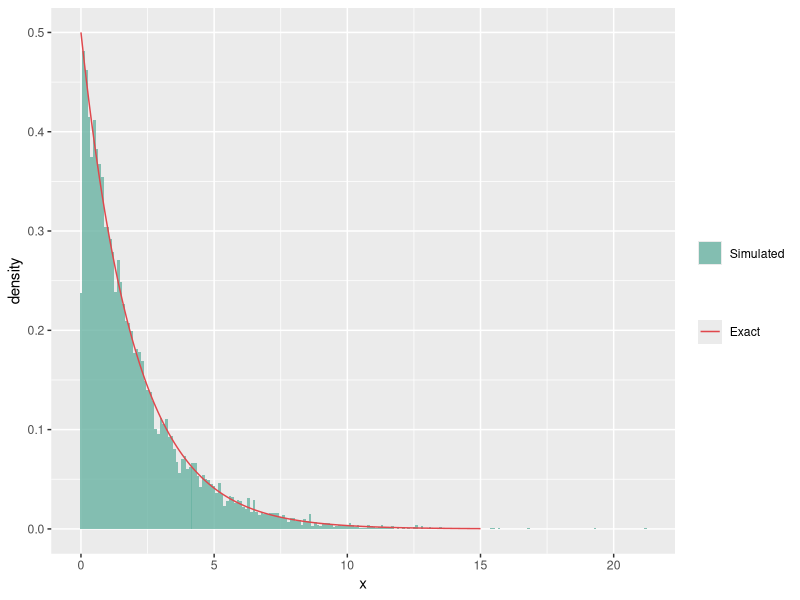
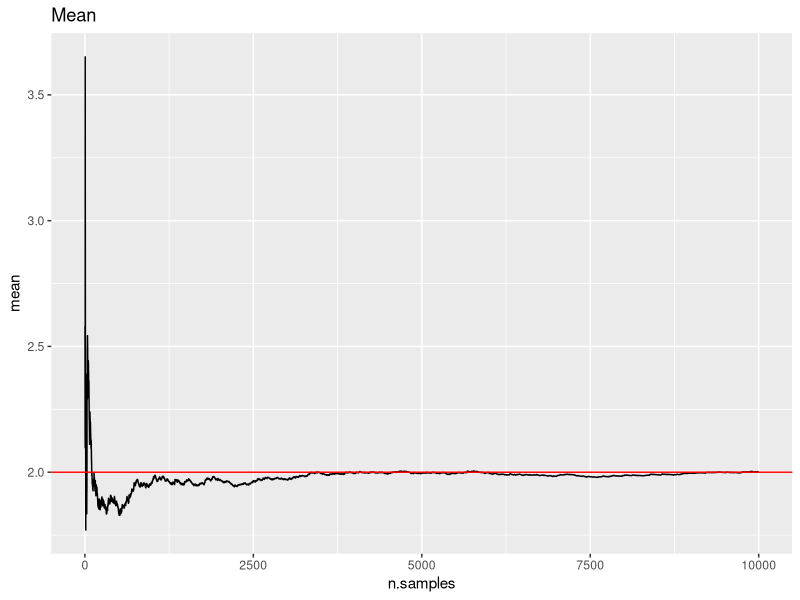
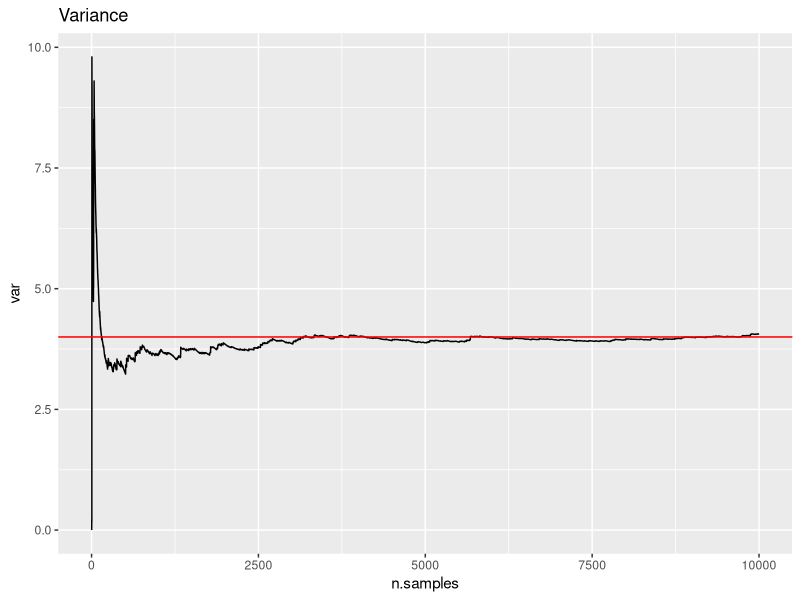
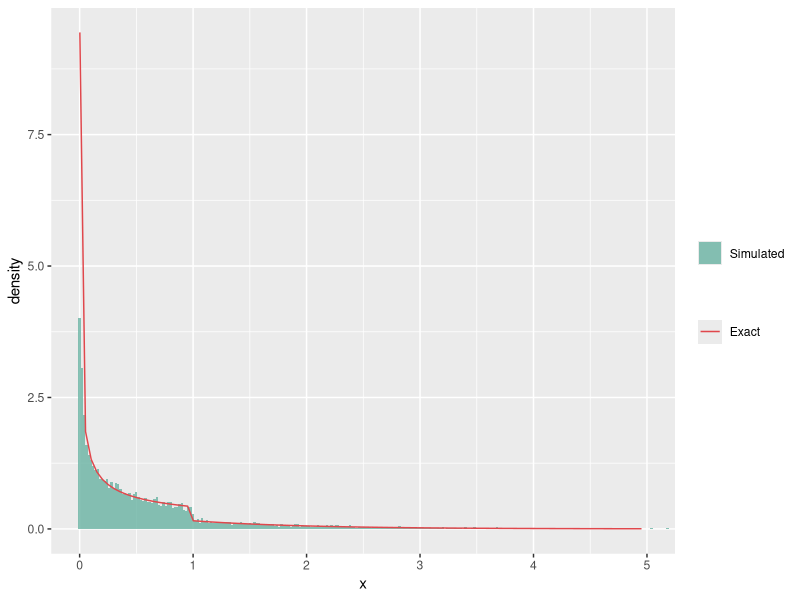
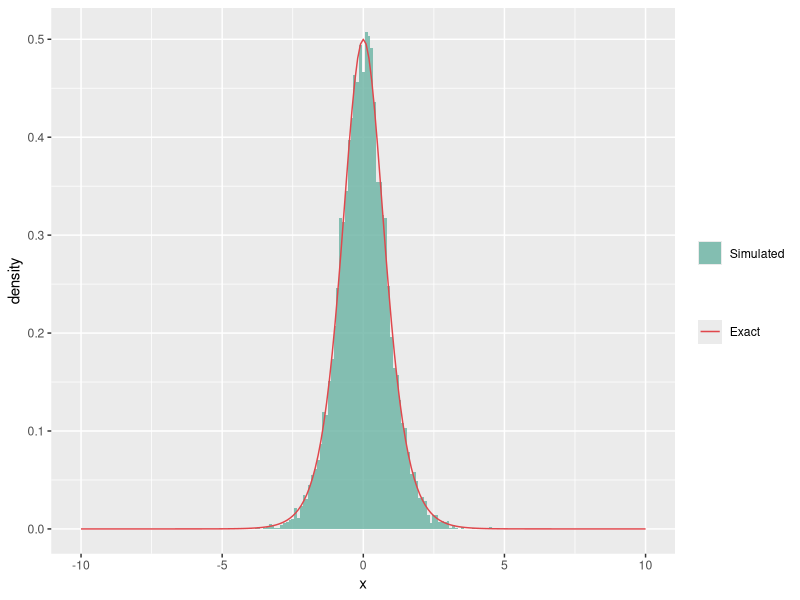
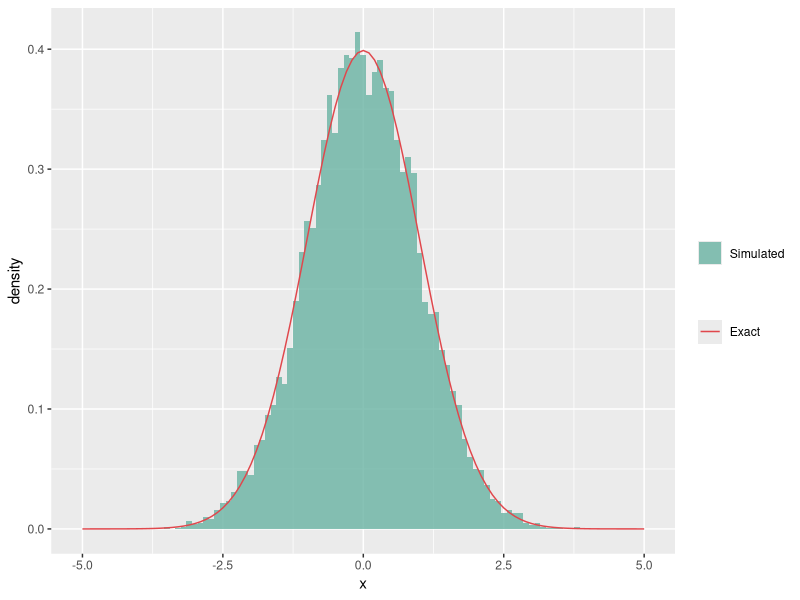
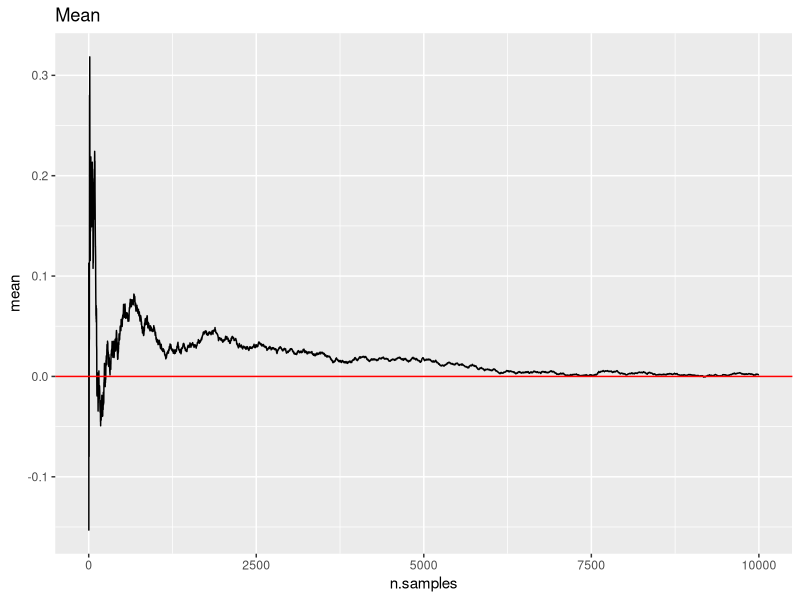
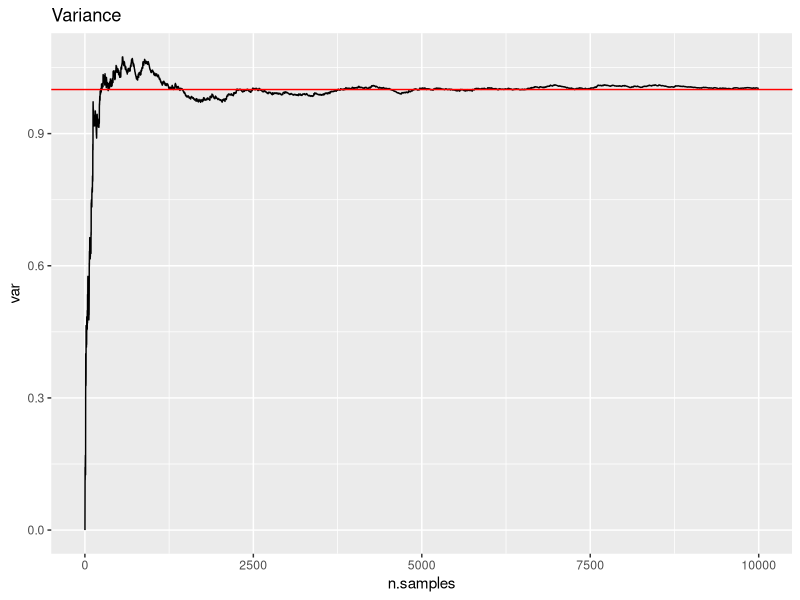

These figures' R source, in order:
## ---- chunk 1
knitr::opts_chunk$set(echo = TRUE, fig.width = 5, fig.height = 4, fig.align = "center")
library(tidyverse)
library(pracma)
library(mvtnorm)
set.seed(4300)
## ---- chunk 2
sim.exp <- function(rate, n){
  # Vector of n uniform values
  u <- runif(n, 0, 1)
  # Note that (1-U) ~ U, so we can use u instead of 1-u in the returned value.
  -1/rate * log(u)
}
## ---- chunk 3
rate <- 0.5
n <- 10000
sim <- data.frame(x = sim.exp(rate, n))
x = seq(from = 0, to = 15, by = 0.1)
exact <- data.frame(x = x, y = rate*exp(-rate*x))

ggplot(sim) + 
  geom_histogram(aes(x = x, y = ..density.., fill = "Simulated"),
                 alpha = 0.8, binwidth = 0.1) + 
  geom_line(data = exact , aes(x = x, y = y, color = 'Exact'))  +
  scale_color_manual(name = "", values = c("Exact" = "#e0474c")) +
  scale_fill_manual(name = "", values = c("Simulated" = "#69b3a2")) 
## ---- chunk 4
# Calculate the cumulative mean
data.frame(n.samples = 1:n,
           mean = cumsum(sim$x)/(1:n)) %>%
  ggplot() + geom_line(aes(n.samples, mean)) +
  geom_hline(yintercept = 1/rate, color = "red") +
  ggtitle("Mean")
  
# Calculate the cumulative variance
data.frame(n.samples = 1:n,
           mean = cumsum(sim$x)/(1:n),
           mean2 = cumsum(sim$x^2)/(1:n)) %>%
  mutate(var = mean2-mean^2) %>%
  ggplot() + geom_line(aes(n.samples, var)) +
  geom_hline(yintercept = 1/rate^2, color = "red") +
  ggtitle("Variance")
## ---- chunk 5
g <- function(alpha, x){
  # Normalizing constant
  c <- (1/alpha + exp(-1))^-1
  c*x^(alpha-1) * (0<x)*(x<1) + c*exp(-x) *(x>=1)
} 

sim.g <- function(alpha, n){
  # Normalizing constant
  c <- (1/alpha + exp(-1))^-1
  # Vector of n uniform values
  u <- runif(n, 0, 1)
  
  (alpha/c * u)^(1/alpha) * (u < c/alpha) - log((1-u)/c) * (c/alpha <= u)
}
## ---- chunk 6
# Implemented for testing purposes

g <- function(alpha, x){
  # Normalizing constant
  c <- (1/alpha + exp(-1))^-1
  c*x^(alpha-1) * (0<x)*(x<1) + c*exp(-x) *(x>=1)
} 

G <- function(alpha, x){
  # Normalizing constant
  c <- (1/alpha + exp(-1))^-1
  c/alpha*x^alpha * (0<x)*(x<1) + (1 - c*exp(-x)) *(x>=1)
} 

G.inv <- function(alpha, u){
  # Normalizing constant
  c <- (1/alpha + exp(-1))^-1
  
  (alpha/c * u)^(1/alpha) * (u < c/alpha) - log((1-u)/c) * (u >= c/alpha)
}
## ---- chunk 7
alpha <- 0.5
n <- 10000
sim <- data.frame(x = sim.g(alpha, n))
x = seq(from = 0.002, to = 5, by = 0.05)
exact <- data.frame(x = x, y = g(alpha, x))

ggplot(sim) + 
  geom_histogram(aes(x = x, y = ..density.., fill = "Simulated"),
                 alpha = 0.8, binwidth = 0.02) + 
  geom_line(data = exact , aes(x = x, y = y, color = 'Exact'))  +
  scale_color_manual(name = "", values = c("Exact" = "#e0474c")) +
  scale_fill_manual(name = "", values = c("Simulated" = "#69b3a2")) + 
  coord_cartesian(xlim=c(0, 5))
## ---- chunk 8
alpha <- 0.5
c <- (1/alpha + exp(-1))^-1

# 10000 realizations from simulation
sim <- sim.g(alpha, 10000)

# Theoretical mean and variance
mean.g <- c/(alpha+1) + 2*c/exp(1)
var.g <- c/(alpha+2) + 5*c/exp(1) - mean.g^2

# Estimated mean
mean.est <- mean(sim)
var.est <- var(sim)

# Comparing means
c(mean.g, mean.est)

# Comparing variance
c(var.g, var.est)
## ---- chunk 9
sim.sigm <- function(alpha, n){
  u <- runif(n,0,1)
  1/alpha * log(u/(1-u))
}
## ---- chunk 10
alpha <- 2
n <- 10000
sim <- data.frame(x = sim.sigm(alpha, n))
x = seq(from = -10, to = 10, by = 0.1)
exact <- data.frame(x = x, y = alpha*exp(alpha*x)/(1 + exp(alpha*x))^2)

ggplot(sim) + 
  geom_histogram(aes(x = x, y = ..density.., fill = "Simulated"),
                 alpha = 0.8, binwidth = 0.1) + 
  geom_line(data = exact , aes(x = x, y = y, color = 'Exact'))  +
  scale_color_manual(name = "", values = c("Exact" = "#e0474c")) +
  scale_fill_manual(name = "", values = c("Simulated" = "#69b3a2"))
## ---- chunk 11
box.mul <- function(n){
  odd <-  FALSE
  if(n %% 2 != 0){
    odd <-  TRUE
    n <- n + 1
  }
  
  x1 <- 2*pi * runif(n/2, 0, 1)
  x2 <- sim.exp(0.5, n/2)
  
  y1 <- sqrt(x2)*cos(x1)
  y2 <- sqrt(x2)*sin(x1)
  
  concat <- c(y1,y2)
  if(odd){
    return(head(concat, -1))
  }
  else{
    return(concat)
  }
}
## ---- chunk 12
n <- 10000
sim.box.mul <- data.frame(x = box.mul(n))
x = seq(from = -5, to = 5, by = 0.1)
exact <- data.frame(x = x, y = 1/sqrt(2*pi)*exp(-1/2*x^2))

ggplot(sim.box.mul) + 
  geom_histogram(aes(x = x, y = ..density.., fill = "Simulated"),
                 alpha = 0.8, binwidth = 0.1) + 
  geom_line(data = exact , aes(x = x, y = y, color = 'Exact'))  +
  scale_color_manual(name = "", values = c("Exact" = "#e0474c")) +
  scale_fill_manual(name = "", values = c("Simulated" = "#69b3a2"))
## ---- chunk 13
# Mean
data.frame(n.samples = 1:n,
           mean = cumsum(sim.box.mul$x)/(1:n)) %>%
  ggplot() + geom_line(aes(n.samples, mean)) +
  geom_hline(yintercept = 0, color = "red") +
  ggtitle("Mean")
  
# Variance
data.frame(n.samples = 1:n,
           mean = cumsum(sim.box.mul$x)/(1:n),
           mean2 = cumsum(sim.box.mul$x^2)/(1:n)) %>%
  mutate(var = mean2-mean^2) %>%
  ggplot() + geom_line(aes(n.samples, var)) +
  geom_hline(yintercept = 1, color = "red") +
  ggtitle("Variance")
## ---- chunk 14
sim.mvnorm <- function(mu, Sigma, n){
  # Returns n realizations from a d-variate normal distribution
  d <- length(mu)
  
  # Get n d-variate standard normal realizations using the Box-Muller algorithm
  x <- array(box.mul(n*d), dim=c(d,n))
  
  # Cholesky decomposition of Sigma
  A <- t(chol(Sigma)) # Transposes to get a lower triangular matrix
  
  mu + A %*% x
}
## ---- chunk 15
# Bivariate example
mu <- c(1,2)
Sigma <- matrix(c(1, -.7, -.7, 2), 2)

# Simulate 10000 realizations
y <- sim.mvnorm(mu, Sigma, 10000)

# Create theoretical level curves
x.points <- seq(-3,4,length.out=100)
y.points <- seq(-2, 6, length.out=100)
z <- matrix(0,nrow=100,ncol=100)
for (i in 1:100) {
   for (j in 1:100) {
    z[i,j] <- dmvnorm(c(x.points[i],y.points[j]),
    mean=mu,sigma=Sigma)
   }
}

# Plot first 500 points
plot(y[1,1:500], y[2,1:500], main="Bivariate normal distribution", xlab="x", ylab="y", pch=16, cex = 0.4)
contour(x.points,y.points,z, add = TRUE)
## ---- chunk 16
# Estimate mean
mu.est <- rowMeans(y)
mu.est

# Estimate covariance matrix
Sigma.est <- cov(t(y))
Sigma.est
## ---- chunk 17
gamma.rej.samp <- function(n, alpha){
  count <- 0
  result <- rep(NA, n)
  p <- gamma(alpha)/(1/alpha + 1/exp(1)) # Acceptance probability
  while(count < n){
    x <- sim.g(alpha, 1)
    g.val <- g(alpha, x)
    f.val <- 1/gamma(alpha) * x^(alpha-1)*exp(-x)
    u <- runif(1,0,1)
    if(u <= p*f.val/g.val){
      result[count + 1] = x
      count = count + 1
     }
  }
  return(result)
}
## ---- chunk 18
n <- 10000
alpha <- 0.5

sim.gamma.rej <- data.frame(x = gamma.rej.samp(n, alpha))
x = seq(from = 0, to = 8, by = 0.1)
exact <- data.frame(x = x, y = 1/gamma(alpha) * x^(alpha-1)*exp(-x))

ggplot(sim.gamma.rej) + 
  geom_histogram(aes(x = x, y = ..density.., fill = "Simulated"),
                 alpha = 0.8, binwidth = 0.05) + 
  geom_line(data = exact , aes(x = x, y = y, color = 'Exact'))  +
  scale_color_manual(name = "", values = c("Exact" = "#e0474c")) +
  scale_fill_manual(name = "", values = c("Simulated" = "#69b3a2"))
## ---- chunk 19
# Mean
data.frame(n.samples = 1:n,
           mean = cumsum(sim.gamma.rej$x)/(1:n)) %>%
  ggplot() + geom_line(aes(n.samples, mean)) +
  geom_hline(yintercept = alpha, color = "red") +
  ggtitle("Mean")
  
# Variance
data.frame(n.samples = 1:n,
           mean = cumsum(sim.gamma.rej$x)/(1:n),
           mean2 = cumsum(sim.gamma.rej$x^2)/(1:n)) %>%
  mutate(var = mean2-mean^2) %>%
  ggplot() + geom_line(aes(n.samples, var)) +
  geom_hline(yintercept = alpha, color = "red") +
  ggtitle("Variance")
## ---- chunk 20
samp.log.unif <- function(n, a, b){
  u <- runif(n)
  x <- log((b-a)*u + a)
  return(x)
}
gamma.rou <- function(n, alpha){
  #log.a <-  (1-alpha)/2 * (log(alpha - 1) -1)
  #log.b.plus <- (alpha + 1)/2 * (log(alpha + 1) - 1)
  a <- ((alpha - 1)/exp(1))^((1 - alpha)/2)
  b.plus <- ((alpha + 1)/exp(1))^((alpha + 1)/2)
  b.minus <- 0
  
  print(alpha)
  print(a)
  print(b.plus)
  
  count <- 0
  tries <- 0
  result <- rep(0,n)
  
  while(count < n){
    log.x1 <- samp.log.unif(1, 0, a)
    log.x2 <- samp.log.unif(1, b.minus, b.plus)
    print(log.x1 )
    print(0.5*((alpha - 1)*(log.x2 - log.x1) - exp(log.x2 - log.x1)))
    
  
    if(log.x1 <= 0.5*((alpha - 1)*(log.x2 - log.x1) - exp(log.x2 - log.x1))){
      result[count + 1] = exp(log.x2 - log.x1)
      count = count + 1
      print(count)
    }
    tries = tries + 1
  }
  return(list("sim" = result, "tries" = tries))
}
## ---- chunk 21
marsa.tsang <- function(n, alpha, beta){
  d <- alpha - 1/3
  c <- 1/sqrt(9*d)
  count <- 0
  result <- rep(0, n)
  while(count < n){
    z <- box.mul(1)
    u <- runif(1, 0, 1)
    v <- (1 + c*z)^3
    if(z > -1/c && log(u) < 0.5*z^2 + d - d*v + d*log(v)){
      result[count + 1] = d*v
      count <- count + 1
    }
  }
  return(1/beta * result)
}
## ---- chunk 22
sample.gamma <- function(n, alpha, beta){
  if(alpha == 1){
    return(sim.exp(beta, n))
  } else if( alpha < 1){
    return(gamma.rej.samp(n, alpha)/beta)
  } else if( alpha > 1) {
    return(gamma.rou(n, alpha)/beta)
  } else{
    stop("Invalid value of alpha")
  }
}
## ---- chunk 23
n <- 10000
alpha <-  1
beta <- 2

sim.gamma <- sample.gamma(n, alpha, beta)
x = seq(from = 0.1, to = 12, by = 0.1)
exact <- data.frame(x = x, y = beta^alpha/gamma(alpha) * x^(alpha - 1) * exp(-beta*x))

ggplot(data.frame(x = sim.gamma)) + 
geom_histogram(aes(x = x, y = ..density.., fill = "Simulated"),
                 alpha = 0.8, binwidth = 0.05) + 
  geom_line(data = exact , aes(x = x, y = y, color = 'Exact'))  +
  scale_color_manual(name = "", values = c("Exact" = "#e0474c")) +
  scale_fill_manual(name = "", values = c("Simulated" = "#69b3a2"))
## ---- chunk 24
n <- 100000
x <- box.mul(n)
h <- (x > 4)
theta.hat <- 1/n * sum(h)
theta.hat
pnorm(4, lower.tail = FALSE)
## ---- chunk 25
sigma.hat <- sqrt(1/(n*(n-1)) * sum((h - theta.hat)^2)) 
1/sigma.hat^2
lower <- theta.hat - qt(0.975, n - 1)*sigma.hat
upper <- theta.hat + qt(0.975, n - 1)*sigma.hat

c(lower, upper)
## ---- chunk 26
inv.samp <- function(n){
  u <- runif(n, 0, 1)
  x <- sqrt(16 - 2*log(1 - u))
  return(x)
}

sim <- inv.samp(10000)
x = seq(from = 4, to = 9, by = 0.1)
exact <- data.frame(x = x, y = exp(8)*x*exp(-x^2/2))

ggplot(data.frame(x = sim)) + 
 geom_histogram(aes(x = x, y = ..density.., fill = "Simulated"),
                 alpha = 0.8, binwidth = 0.01) + 
  geom_line(data = exact , aes(x = x, y = y, color = 'Exact'))  +
  scale_color_manual(name = "", values = c("Exact" = "#e0474c")) +
  scale_fill_manual(name = "", values = c("Simulated" = "#69b3a2"))
## ---- chunk 27
n <- 100000
c <- exp(8)

x <- inv.samp(n)
w <- 1/(sqrt(2*pi)*c*x)
h <- (x > 4)

theta.is <- 1/n * sum(h*w)
theta.is
## ---- chunk 28
sigma.is <- sqrt(1/(n*(n-1)) * sum((h*w - theta.is)^2)) 
lower <- theta.is - qt(0.975, n - 1)*sigma.is
upper <- theta.is + qt(0.975, n - 1)*sigma.is

c(lower, upper)
1/sigma.is^2

n*sigma.hat^2/sigma.is^2
## ---- chunk 29
anti <- function(n){
  u <- runif(n, 0, 1)
  x.1 <- sqrt(16 - 2*log(u))
  x.2 <- sqrt(16 - 2*log(1 - u))
  return(list(x.1 = x.1, x.2 = x.2))
}
## ---- chunk 30
n <- 50000
c <- exp(8)

x <- anti(n)
x.1 = x$x.1
x.2 <- x$x.2

w.1 <- 1/(sqrt(2*pi)*c*x.1)
h.1 <- (x.1 > 4)
theta.1 <- 1/n * sum(h.1*w.1)

w.2 <- 1/(sqrt(2*pi)*c*x.2)
h.2 <- (x.2 > 4)
theta.2 <- 1/n * sum(h.2*w.2)

theta.as <- 1/2 * (theta.1 + theta.2)
theta.as
## ---- chunk 31
Y <- 1/2 * (h.1*w.1 + h.2*w.2)
S.Y <- var(Y) # Sample variance of Y's
sigma.as <- sqrt(S.Y/n) # Estimated sd of theta.as

lower <- theta.as - qt(0.975, n - 1)*sigma.as
upper <- theta.as + qt(0.975, n - 1)*sigma.as

c("conf.int.lower" = lower, "conf.int.upper" = upper, "precision" = 1/sigma.as^2)
## ---- chunk 32
 c("sample.correlation" = cor(h.1*w.1, h.2*w.2))
## ---- chunk 33
# Calculating c
y <- c(125, 18, 20, 34) # From project description
theta.star <- (15 + sqrt(53809))/394
c <- exp(y[1]*log(2+theta.star) + (y[2]+y[3])*log(1-theta.star) + y[4]*log(theta.star))

rej.alg.multiple <- function(n, y=c(125, 18, 20, 34)){
  # Sample from prior distribution g(theta)
  theta <- runif(n,0,1)
  # Sample u from a uniform distribution
  u <- runif(n,0,1)
  # Compute alpha
  f <- (2+theta)^y[1] * (1-theta)^(y[2]+y[3]) * theta^y[4]
  alpha <- 1/c * f
  # Accepted samples and acceptance ratio
  accepted <- theta[u <= alpha]
  ratio <- length(accepted) / n
  
  # Return accepted values and acceptance ratio
  list(accepted = accepted, ratio = ratio)
}
## ---- chunk 34
rej.alg.single <- function(n, y=c(125, 18, 20, 34)){
  # Store samples
  samples <- rep(0,n)
  
  i = 1
  while(i<=n){
    # Sample from prior distribution
    theta <- runif(1,0,1)
    # Calculate f
    f <- (2+theta)^y[1] * (1-theta)^(y[2]+y[3]) * theta^y[4]
    # Calculate acceptance probability alpha
    alpha <- 1/c * f
    
    # Check if sample is accepted
    if(runif(1,0,1) <= alpha){
      samples[i] <- theta
      i <- i+1
    }
  }
  # Return samples
  samples
}

# Making 10000 samples from the posterior distribution
M <- 10000
samples <- rej.alg.single(M)

# Monte-Carlo estimate for mean
mu.theta <- mean(samples)
mu.theta
## ---- chunk 35
sim.rej <- data.frame(x = samples)

# Posterior density (up to a multiplicative constant)
f <- function(theta, y=c(125, 18, 20, 34)){
  (2+theta)^y[1] * (1-theta)^(y[2]+y[3]) * theta^y[4]
}

# Calculating the theoretical density and normalizing
theta = seq(from = 0, to = 1, by = 0.005)
norm.const <- integrate(f,0,1)$value
y <- f(theta) / norm.const

exact <- data.frame(x = theta, y = y)


# Histogram + theoretical density + vertical line at estimated mean
ggplot(sim.rej) + 
  geom_histogram(aes(x = x, y = ..density.., fill = "Simulated"),
                 alpha = 0.8, binwidth = 0.01) + 
  geom_line(data = exact , aes(x = x, y = y, color = 'Exact'))  +
  scale_color_manual(name = "", values = c("Exact" = "#e0474c")) +
  scale_fill_manual(name = "", values = c("Simulated" = "#69b3a2")) + 
  geom_vline(xintercept=mu.theta, color="#000000")

## ---- chunk 36
# Calculating the mean numerically
mu.num <- integrate(function(x) x*f(x)/norm.const, 0, 1)
mu.num$value
## ---- chunk 37
# Estimated acceptance ratio practically
M <- 10000
ratio.est <- rej.alg.multiple(M)$ratio
1/ratio.est

# Numerically calculated acceptance ratio
ratio.num <- integrate(f,0,1)$value / c
1/ratio.num
## ---- chunk 38
# Weight function
w <- function(theta) 5*(1-theta)^4

# Calculate new posterior mean
mu.theta2 <- sum(samples*w(samples)) / sum(w(samples))
mu.theta2
